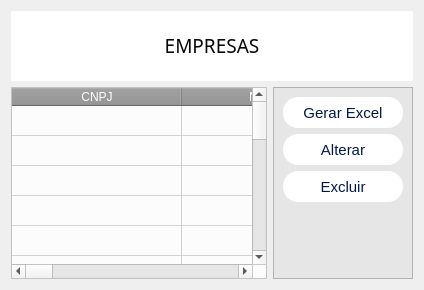
                <widget class="QWidget" name="tab_2">
                 <attribute name="title">
                  <string>Empresas</string>
                 </attribute>
                 <layout class="QVBoxLayout" name="verticalLayout_11">
                  <item>
                   <widget class="QLabel" name="label_11">
                    <property name="minimumSize">
                     <size>
                      <width>0</width>
                      <height>70</height>
                     </size>
                    </property>
                    <property name="font">
                     <font>
                      <family>Eras Bold ITC</family>
                      <pointsize>14</pointsize>
                     </font>
                    </property>
                    <property name="styleSheet">
                     <string notr="true">background-color: rgb(255, 255, 255);
color: rgb(9, 9, 9);</string>
                    </property>
                    <property name="text">
                     <string>&lt;html&gt;&lt;head/&gt;&lt;body&gt;&lt;p align=&quot;center&quot;&gt;EMPRESAS&lt;/p&gt;&lt;/body&gt;&lt;/html&gt;</string>
                    </property>
                   </widget>
                  </item>
                  <item>
                   <layout class="QHBoxLayout" name="horizontalLayout_4">
                    <item>
                     <widget class="QTableWidget" name="tb_company">
                      <property name="styleSheet">
                       <string notr="true">
QHeaderView::section {
background-color: rgb(148, 148, 148);
	color: rgb(255, 255, 255);
	font: 10pt &quot;MS Shell Dlg 2&quot;;
 }

QTableWidget{
	
	background-color: rgb(252, 252, 252);

}</string>
                      </property>
                      <property name="selectionBehavior">
                       <enum>QAbstractItemView::SelectRows</enum>
                      </property>
                      <property name="rowCount">
                       <number>20</number>
                      </property>
                      <attribute name="horizontalHeaderCascadingSectionResizes">
                       <bool>true</bool>
                      </attribute>
                      <attribute name="horizontalHeaderDefaultSectionSize">
                       <number>170</number>
                      </attribute>
                      <attribute name="verticalHeaderVisible">
                       <bool>false</bool>
                      </attribute>
                      <row/>
                      <row/>
                      <row/>
                      <row/>
                      <row/>
                      <row/>
                      <row/>
                      <row/>
                      <row/>
                      <row/>
                      <row/>
                      <row/>
                      <row/>
                      <row/>
                      <row/>
                      <row/>
                      <row/>
                      <row/>
                      <row/>
                      <row/>
                      <column>
                       <property name="text">
                        <string>CNPJ</string>
                       </property>
                      </column>
                      <column>
                       <property name="text">
                        <string>NOME</string>
                       </property>
                      </column>
                      <column>
                       <property name="text">
                        <string>LOGRADOURO</string>
                       </property>
                      </column>
                      <column>
                       <property name="text">
                        <string>NÚMERO</string>
                       </property>
                      </column>
                      <column>
                       <property name="text">
                        <string>COMPLEMENTO</string>
                       </property>
                      </column>
                      <column>
                       <property name="text">
                        <string>BAIRRO</string>
                       </property>
                      </column>
                      <column>
                       <property name="text">
                        <string>MUNÍCIPIO</string>
                       </property>
                      </column>
                      <column>
                       <property name="text">
                        <string>UF</string>
                       </property>
                      </column>
                      <column>
                       <property name="text">
                        <string>CEP</string>
                       </property>
                      </column>
                      <column>
                       <property name="text">
                        <string>TELEFONE</string>
                       </property>
                      </column>
                      <column>
                       <property name="text">
                        <string>EMAIL</string>
                       </property>
                      </column>
                      <item row="0" column="0">
                       <property name="text">
                        <string/>
                       </property>
                       <property name="flags">
                        <set>ItemIsSelectable|ItemIsDragEnabled|ItemIsDropEnabled|ItemIsUserCheckable|ItemIsEnabled</set>
                       </property>
                      </item>
                     </widget>
                    </item>
                    <item>
                     <widget class="QFrame" name="frame">
                      <property name="styleSheet">
                       <string notr="true">QPushButton{


	border-radius:15px;
	
	background-color: rgb(255, 255, 255);
	
	font: 11pt &quot;MS Shell Dlg 2&quot;;
	
	color: rgb(0, 24, 74);

}

QFrame{

	background-color: rgb(230, 230, 230);

}</string>
                      </property>
                      <property name="frameShape">
                       <enum>QFrame::StyledPanel</enum>
                      </property>
                      <property name="frameShadow">
                       <enum>QFrame::Raised</enum>
                      </property>
                      <layout class="QVBoxLayout" name="verticalLayout_12">
                       <item>
                        <widget class="QPushButton" name="btn_gerar_excel">
                         <property name="sizePolicy">
                          <sizepolicy hsizetype="Minimum" vsizetype="Preferred">
                           <horstretch>0</horstretch>
                           <verstretch>0</verstretch>
                          </sizepolicy>
                         </property>
                         <property name="minimumSize">
                          <size>
                           <width>120</width>
                           <height>31</height>
                          </size>
                         </property>
                         <property name="font">
                          <font>
                           <family>MS Shell Dlg 2</family>
                           <pointsize>11</pointsize>
                           <weight>50</weight>
                           <italic>false</italic>
                           <bold>false</bold>
                          </font>
                         </property>
                         <property name="cursor">
                          <cursorShape>PointingHandCursor</cursorShape>
                         </property>
                         <property name="styleSheet">
                          <string notr="true">QPushButton:hover{
	 color: rgb(255,255,255);
	background-color: rgb(49, 147, 0)}
</string>
                         </property>
                         <property name="text">
                          <string>Gerar Excel</string>
                         </property>
                        </widget>
                       </item>
                       <item>
                        <widget class="QPushButton" name="btn_alterar">
                         <property name="sizePolicy">
                          <sizepolicy hsizetype="Minimum" vsizetype="Preferred">
                           <horstretch>0</horstretch>
                           <verstretch>0</verstretch>
                          </sizepolicy>
                         </property>
                         <property name="minimumSize">
                          <size>
                           <width>120</width>
                           <height>31</height>
                          </size>
                         </property>
                         <property name="font">
                          <font>
                           <family>MS Shell Dlg 2</family>
                           <pointsize>11</pointsize>
                           <weight>50</weight>
                           <italic>false</italic>
                           <bold>false</bold>
                          </font>
                         </property>
                         <property name="cursor">
                          <cursorShape>PointingHandCursor</cursorShape>
                         </property>
                         <property name="styleSheet">
                          <string notr="true">QPushButton:hover{
	background-color:rgb(255, 170, 0);
 	color: rgb(255,255,255)
}
</string>
                         </property>
                         <property name="text">
                          <string>Alterar</string>
                         </property>
                        </widget>
                       </item>
                       <item>
                        <widget class="QPushButton" name="btn_excluir">
                         <property name="sizePolicy">
                          <sizepolicy hsizetype="Minimum" vsizetype="Preferred">
                           <horstretch>0</horstretch>
                           <verstretch>0</verstretch>
                          </sizepolicy>
                         </property>
                         <property name="minimumSize">
                          <size>
                           <width>120</width>
                           <height>31</height>
                          </size>
                         </property>
                         <property name="font">
                          <font>
                           <family>MS Shell Dlg 2</family>
                           <pointsize>11</pointsize>
                           <weight>50</weight>
                           <italic>false</italic>
                           <bold>false</bold>
                          </font>
                         </property>
                         <property name="cursor">
                          <cursorShape>PointingHandCursor</cursorShape>
                         </property>
                         <property name="styleSheet">
                          <string notr="true">QPushButton:hover{background-color:rgb(199, 66, 0); color: rgb(255,255,255)}</string>
                         </property>
                         <property name="text">
                          <string>Excluir</string>
                         </property>
                        </widget>
                       </item>
                       <item>
                        <spacer name="verticalSpacer_7">
                         <property name="orientation">
                          <enum>Qt::Vertical</enum>
                         </property>
                         <property name="sizeHint" stdset="0">
                          <size>
                           <width>20</width>
                           <height>40</height>
                          </size>
                         </property>
                        </spacer>
                       </item>
                      </layout>
                     </widget>
                    </item>
                   </layout>
                  </item>
                 </layout>
                </widget>
